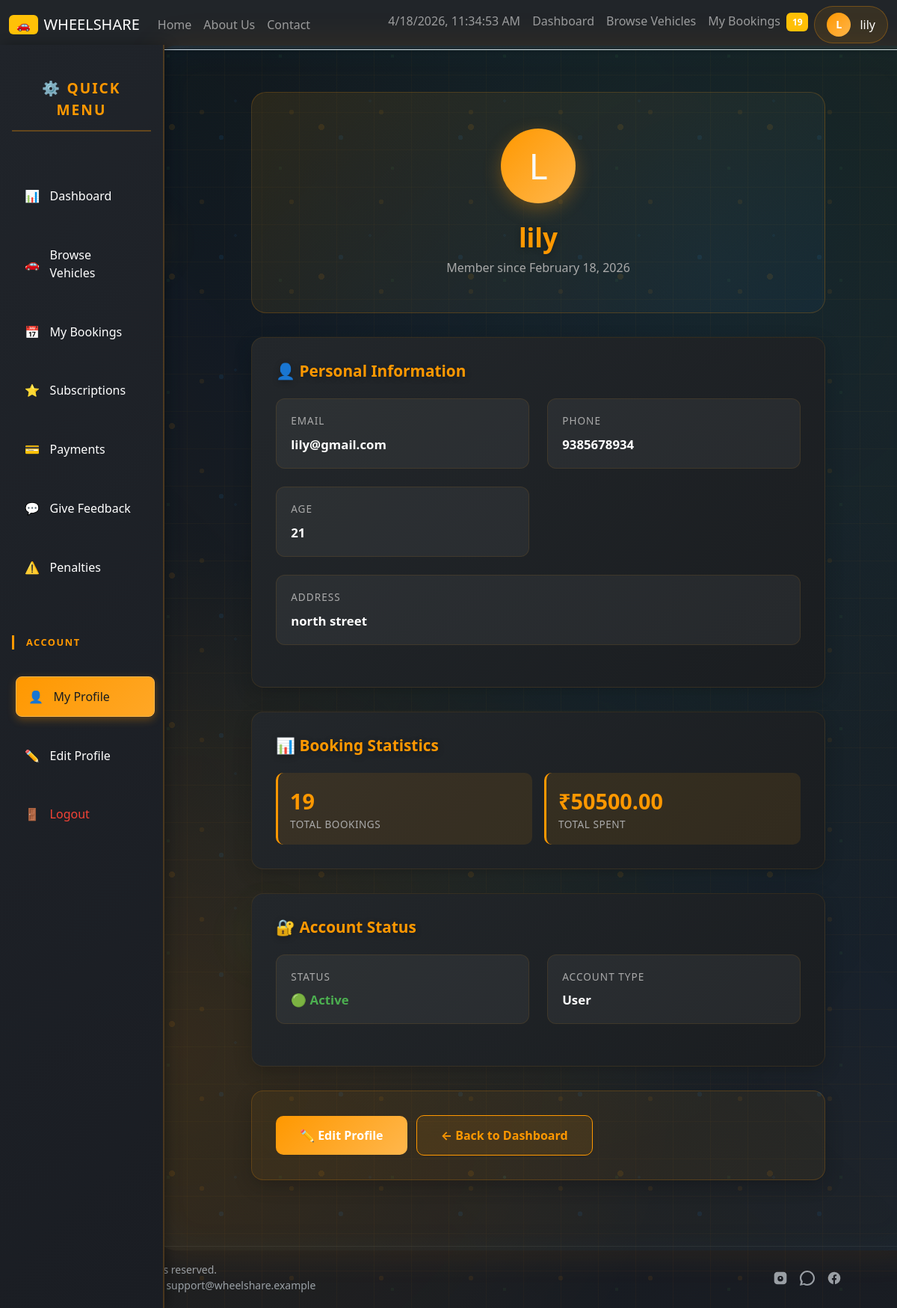
The app's page /profile (signed in) with its own data.
### models.py (models this page shows)
class User(db.Model):
    id = db.Column(db.Integer, primary_key=True)
    username = db.Column(db.String(50), unique=True, nullable=False)
    password = db.Column(db.String(200), nullable=False)
    email = db.Column(db.String(100), unique=True, nullable=False)
    phone = db.Column(db.String(20))
    address = db.Column(db.String(200))
    age = db.Column(db.Integer, nullable=True)  # optional age of the user
    user_class = db.Column(db.String(20), default='middle')
    role = db.Column(db.String(10), nullable=False, default='user')  # admin, user
    status = db.Column(db.String(20), default='Active', nullable=False)  # Active, Blocked
    registration_date = db.Column(db.DateTime, default=db.func.now(), nullable=False)
    bookings = db.relationship('Booking', backref='user', lazy=True)
    feedbacks = db.relationship('Feedback', backref='user', lazy=True)

### app.py (the view)
@app.route('/profile')
@login_required
def user_profile():
    user = db.session.get(User, session["user_id"])
    if not user:
        flash("User not found", "danger")
        return redirect("/dashboard")
    bookings = Booking.query.filter_by(user_id=session["user_id"]).all()
    total_spent = sum(b.total_price for b in bookings if b.booking_status == 'Completed')
    return render_template("profile.html", user=user, bookings_count=len(bookings), total_spent=total_spent)

### app.py (called while the page is built, shortened)
@app.before_request
def _dev_bypass_auth():
    try:
        if os.getenv('DEV_BYPASS_AUTH', '') != '1':
            return
    except Exception:
        pass

def login_required(f):
    @wraps(f)
    def decorated_function(*args, **kwargs):
        if "user_id" not in session:
            flash("Please login to access this page.", "warning")
            return redirect(url_for('login_select'))
        return f(*args, **kwargs)
    return decorated_function

### templates/profile.html (shortened to what this page needs)
{% extends 'base.html' %}
{% block content %}
<div class="profile-container">
    <div class="profile-header">
        <div class="profile-avatar-large">{{ user.username[0].upper() if user.username else 'U' }}</div>
        <h1>{{ user.username }}</h1>
        <p>Member since {{ user.registration_date.strftime('%B %d, %Y') if user.registration_date else 'N/A' }}</p>
    </div>
    <div class="profile-card">
        <h3>👤 Personal Information</h3>
        <div class="profile-row">
            <div class="profile-field">
                <span class="profile-field-label">Email</span>
                <span class="profile-field-value">{{ user.email }}</span>
            </div>
            <div class="profile-field">
                <span class="profile-field-label">Phone</span>
                <span class="profile-field-value">{{ user.phone if user.phone else 'Not provided' }}</span>
            </div>
        </div>
        <div class="profile-row">
            <div class="profile-field">
                <span class="profile-field-label">Age</span>
                <span class="profile-field-value">{{ user.age if user.age else 'Not provided' }}</span>
            </div>
        </div>
        <div class="profile-row full">
            <div class="profile-field">
                <span class="profile-field-label">Address</span>
                <span class="profile-field-value">{{ user.address if user.address else 'Not provided' }}</span>
            </div>
        </div>
    </div>
    <div class="profile-card">
        <h3>📊 Booking Statistics</h3>
        <div class="stats-row">
            <div class="stat-item">
                <div class="stat-value">{{ bookings_count }}</div>
                <div class="stat-label">Total Bookings</div>
            </div>
            <div class="stat-item">
                <div class="stat-value">₹{{ "%.2f"|format(total_spent) }}</div>
                <div class="stat-label">Total Spent</div>
            </div>
        </div>
    </div>
    <div class="profile-card">
        <h3>🔐 Account Status</h3>
        <div class="profile-row">
            <div class="profile-field">
                <span class="profile-field-label">Status</span>
                <span class="profile-field-value">
                    {% if user.status == 'Active' %}
                        <span style="color: #4caf50;">🟢 {{ user.status }}</span>
                    {% else %}
                        <span style="color: #f44336;">🔴 {{ user.status }}</span>
                    {% endif %}
                </span>
            </div>
            <div class="profile-field">
                <span class="profile-field-label">Account Type</span>
                <span class="profile-field-value">{{ user.role.capitalize() }}</span>
            </div>
        </div>
    </div>
    <div class="profile-card" style="background: rgba(255, 152, 0, 0.05); border: 1px solid rgba(255, 152, 0, 0.2);">
        <a href="/profile/edit" class="btn-edit">✏️ Edit Profile</a>
        <a href="/dashboard" class="btn-back">← Back to Dashboard</a>
    </div>
</div>
{% endblock %}

### static/css/style.css (style rules this page uses)
:root { --bg: #0f1115; --card: #14161a; --muted: #9aa0a6; --accent: #ff7a18; }
body { color: #e6eef6; min-height: 100vh; }
h1, h2, h3, h4, h5, h6 { text-shadow: 0 2px 8px rgba(0,0,0,0.3); }
a { transition: all 0.2s ease; }

### templates/base.html (style rules this page uses)
body { background: linear-gradient(135deg, #0f1115 0%, #1a1d23 25%, #0e1014 50%, #14161a 75%, #0f1115 100%); background-size: 400% 400%; animation: subtleGradient 20s ease infinite; position: relative; overflow-x: hidden; }
body::before { content: ''; position: fixed; top: 0; left: 0; width: 100%; height: 100%; background: linear-gradient(rgba(255, 152, 0, 0.03) 1px, transparent 1px), linear-gradient(90deg, rgba(255, 152, 0, 0.03) 1px, transparent 1px), linear-gradient(45deg, rgba(33, 150, 243, 0.02) 0%, transparent 50%, rgba(76, 175, 80, 0.02) 100%), radial-gradient(circle at 20% 80%, rgba(255, 152, 0, 0.08) 0%, transparent 40%), radial-gradient(circle at 80% 20%, rgba(33, 150, 243, 0.06) 0%, transparent 40%), radial-gradient(circle at 60% 60%, rgba(76, 175, 80, 0.05) 0%, transparent 40%); background-size: 50px 50px, 50px 50px, 100% 100%, 100% 100%, 100% 100%, 100% 100%; animation: dataFlow 25s ease-in-out infinite; pointer-events: none; z-index: -1; }
body::after { content: ''; position: fixed; top: 0; left: 0; width: 100%; height: 100%; background-image: radial-gradient(circle at 25% 25%, rgba(255, 152, 0, 0.08) 3px, transparent 3px), radial-gradient(circle at 75% 75%, rgba(33, 150, 243, 0.06) 2px, transparent 2px), radial-gradient(circle at 50% 50%, rgba(76, 175, 80, 0.07) 2.5px, transparent 2.5px), radial-gradient(circle at 15% 85%, rgba(255, 152, 0, 0.1) 4px, transparent 4px), radial-gradient(circle at 85% 15%, rgba(33, 150, 243, 0.09) 3.5px, transparent 3.5px); background-size: 120px 120px, 180px 180px, 150px 150px, 200px 200px, 160px 160px; animation: particleFloat 35s linear infinite; pointer-events: none; z-index: -1; filter: blur(0.3px); }
a { position: relative; transition: color 0.3s ease; }
a:not(.btn):not(.card-link)::after { content: ''; position: absolute; width: 0; height: 2px; bottom: -2px; left: 0; background: linear-gradient(90deg, #ff9800, #ffb74d); transition: width 0.3s cubic-bezier(0.4, 0, 0.2, 1); }
* { transition: background-color 0.3s ease, border-color 0.3s ease; }
.container > * { animation: fadeInUp 0.6s ease-out backwards; }
.container > *:nth-child(3) { animation-delay: 0.3s; }

### records on screen
User: username "L", username "lily", registration_date "February 18, 2026", email "lily@gmail.com", phone "9385678934", age "21", address "north street", status "Active", role "User"

### other values on screen
{{ bookings_count }} "19"
{{ "%.2f"|format(total_spent) }} "50500.00"
